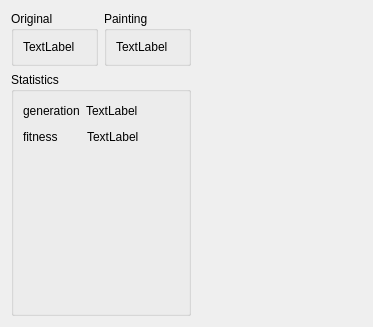
<?xml version="1.0" encoding="UTF-8"?>
<ui version="4.0">
 <class>Form</class>
 <widget class="QWidget" name="Form">
  <property name="geometry">
   <rect>
    <x>0</x>
    <y>0</y>
    <width>373</width>
    <height>327</height>
   </rect>
  </property>
  <property name="windowTitle">
   <string>Form</string>
  </property>
  <layout class="QVBoxLayout" name="verticalLayout">
   <item>
    <layout class="QHBoxLayout" name="horizontalLayout_6">
     <item>
      <layout class="QVBoxLayout" name="verticalLayout_7">
       <item>
        <layout class="QHBoxLayout" name="horizontalLayout">
         <item>
          <widget class="QGroupBox" name="box_original">
           <property name="title">
            <string>Original</string>
           </property>
           <layout class="QVBoxLayout" name="verticalLayout_2">
            <item>
             <widget class="QLabel" name="lbl_original">
              <property name="text">
               <string>TextLabel</string>
              </property>
             </widget>
            </item>
           </layout>
          </widget>
         </item>
         <item>
          <widget class="QGroupBox" name="box_painting">
           <property name="title">
            <string>Painting</string>
           </property>
           <layout class="QVBoxLayout" name="verticalLayout_3">
            <item>
             <widget class="QLabel" name="lbl_painting">
              <property name="text">
               <string>TextLabel</string>
              </property>
             </widget>
            </item>
           </layout>
          </widget>
         </item>
        </layout>
       </item>
       <item>
        <layout class="QHBoxLayout" name="horizontalLayout_2">
         <item>
          <widget class="QGroupBox" name="box_controls">
           <property name="title">
            <string>Statistics</string>
           </property>
           <layout class="QVBoxLayout" name="verticalLayout_4">
            <item>
             <layout class="QHBoxLayout" name="horizontalLayout_3">
              <item>
               <widget class="QLabel" name="label_2">
                <property name="text">
                 <string>generation</string>
                </property>
               </widget>
              </item>
              <item>
               <widget class="QLabel" name="lbl_generation">
                <property name="text">
                 <string>TextLabel</string>
                </property>
               </widget>
              </item>
              <item>
               <spacer name="horizontalSpacer">
                <property name="orientation">
                 <enum>Qt::Horizontal</enum>
                </property>
                <property name="sizeHint" stdset="0">
                 <size>
                  <width>40</width>
                  <height>20</height>
                 </size>
                </property>
               </spacer>
              </item>
             </layout>
            </item>
            <item>
             <layout class="QHBoxLayout" name="horizontalLayout_4">
              <item>
               <widget class="QLabel" name="label_3">
                <property name="text">
                 <string>fitness       </string>
                </property>
               </widget>
              </item>
              <item>
               <widget class="QLabel" name="lbl_fitness">
                <property name="text">
                 <string>TextLabel</string>
                </property>
               </widget>
              </item>
              <item>
               <spacer name="horizontalSpacer_2">
                <property name="orientation">
                 <enum>Qt::Horizontal</enum>
                </property>
                <property name="sizeHint" stdset="0">
                 <size>
                  <width>40</width>
                  <height>20</height>
                 </size>
                </property>
               </spacer>
              </item>
             </layout>
            </item>
            <item>
             <spacer name="verticalSpacer">
              <property name="orientation">
               <enum>Qt::Vertical</enum>
              </property>
              <property name="sizeHint" stdset="0">
               <size>
                <width>20</width>
                <height>40</height>
               </size>
              </property>
             </spacer>
            </item>
           </layout>
          </widget>
         </item>
        </layout>
       </item>
      </layout>
     </item>
     <item>
      <layout class="QGridLayout" name="layout_thumbnails">
       <item row="0" column="0">
        <spacer name="horizontalSpacer_3">
         <property name="orientation">
          <enum>Qt::Horizontal</enum>
         </property>
         <property name="sizeHint" stdset="0">
          <size>
           <width>40</width>
           <height>20</height>
          </size>
         </property>
        </spacer>
       </item>
      </layout>
     </item>
    </layout>
   </item>
  </layout>
 </widget>
 <resources/>
 <connections/>
</ui>
